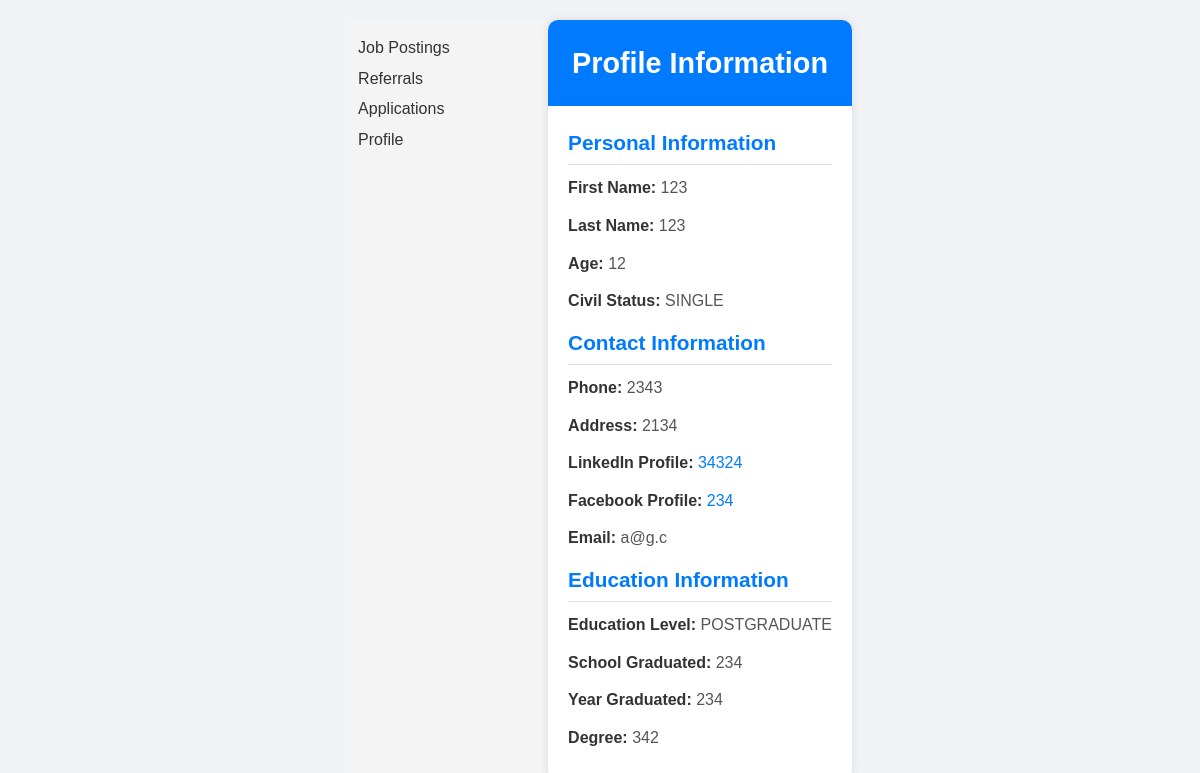
/applicant/profile.php (signed in), run on an earlier commit of the app's database.
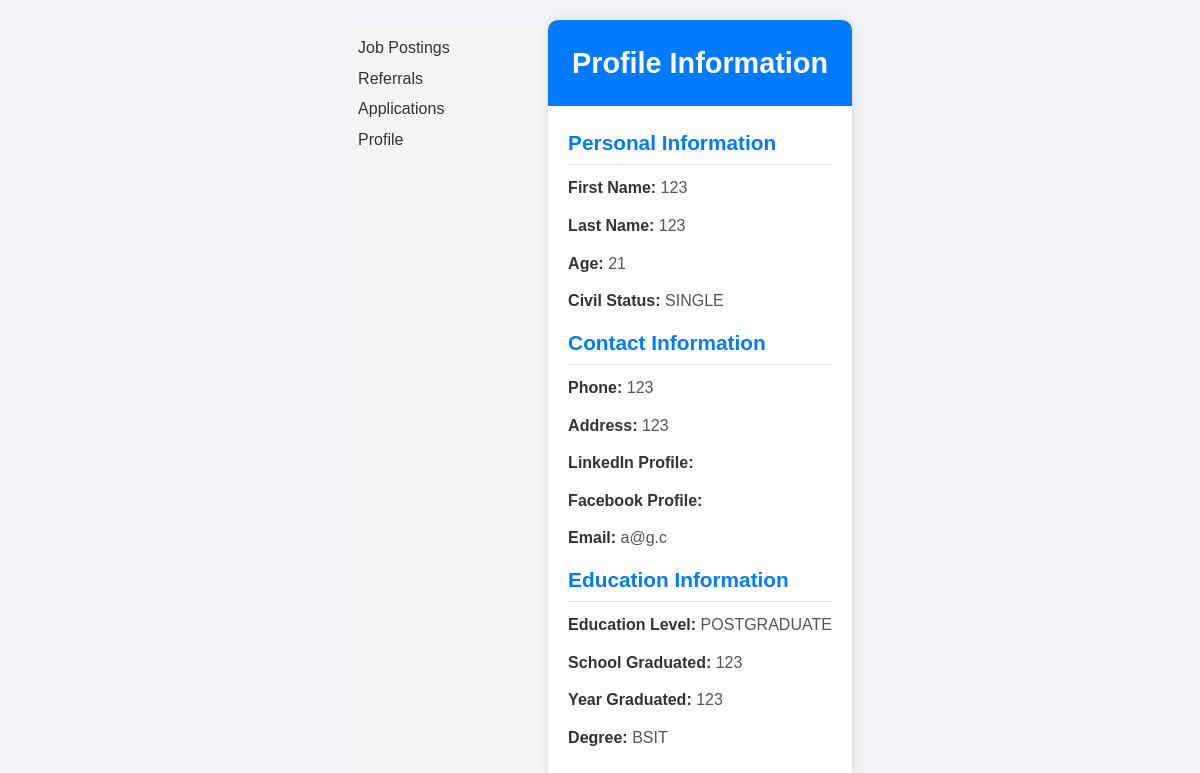
And on a later commit of the database.
### tables this page shows
CREATE TABLE `profiles` (
  `profile_id` int(11) NOT NULL,
  `user_id` int(11) NOT NULL,
  `fname` varchar(100) NOT NULL,
  `lname` varchar(100) NOT NULL,
  `age` int(11) DEFAULT NULL,
  `phone` varchar(45) DEFAULT NULL,
  `address` varchar(255) DEFAULT NULL,
  `civil_status` varchar(45) DEFAULT NULL,
  `linkedin_link` varchar(255) DEFAULT NULL,
  `facebook_link` varchar(255) DEFAULT NULL,
  `referral_code` varchar(100) DEFAULT NULL,
  `education_level` enum('PRIMARY','SECONDARY','TERTIARY','POSTGRADUATE') DEFAULT NULL,
  `school_graduated` varchar(255) DEFAULT NULL,
  `year_graduated` varchar(4) DEFAULT NULL,
  `degree` varchar(255) DEFAULT NULL
);

CREATE TABLE `users` (
  `user_id` int(11) NOT NULL,
  `email` varchar(100) NOT NULL,
  `password` varchar(255) NOT NULL,
  `role` enum('APPLICANT','RECRUITER','USER_ADMIN') NOT NULL,
  `last_login` datetime DEFAULT NULL,
  `registration_date` datetime NOT NULL DEFAULT current_timestamp(),
  `status` enum('ACTIVE','INACTIVE','BANNED') DEFAULT 'ACTIVE'
);

### applicant/profile.php (the view, shortened to what this page needs)
<?php
include '../db.php';
include 'sidebar.php';
$user_id = $_SESSION['user_id'];
$profile_sql = "SELECT * FROM profiles WHERE user_id = ?";
$profile_stmt = $conn->prepare($profile_sql);
$profile_stmt->bind_param("i", $user_id);
$profile_stmt->execute();
$profile_result = $profile_stmt->get_result();
$profile = $profile_result->fetch_assoc();
$user_sql = "SELECT email FROM users WHERE user_id = ?";
$user_stmt = $conn->prepare($user_sql);
$user_stmt->bind_param("i", $user_id);
$user_stmt->execute();
$user_result = $user_stmt->get_result();
$user = $user_result->fetch_assoc();
?>
<!DOCTYPE html>
<html lang="en">
<head>
</head>
<body>
    <div class="profile-container">
        <div class="profile-header">
            <h2>Profile Information</h2>
        </div>
        <div class="profile-info">
            <div>
                <h3 class="section-title">Personal Information</h3>
                <p><strong>First Name:</strong> <?php echo htmlspecialchars($profile['fname']); ?></p>
                <p><strong>Last Name:</strong> <?php echo htmlspecialchars($profile['lname']); ?></p>
                <p><strong>Age:</strong> <?php echo htmlspecialchars($profile['age']); ?></p>
                <p><strong>Civil Status:</strong> <?php echo htmlspecialchars($profile['civil_status']); ?></p>
            </div>
            <div>
                <h3 class="section-title">Contact Information</h3>
                <p><strong>Phone:</strong> <?php echo htmlspecialchars($profile['phone']); ?></p>
                <p><strong>Address:</strong> <?php echo htmlspecialchars($profile['address']); ?></p>
                <p><strong>LinkedIn Profile:</strong>
                    <a href="<?php echo htmlspecialchars($profile['linkedin_link']); ?>" target="_blank">
                        <?php echo htmlspecialchars($profile['linkedin_link']); ?>
                    </a>
                </p>
                <p><strong>Facebook Profile:</strong>
                    <a href="<?php echo htmlspecialchars($profile['facebook_link']); ?>" target="_blank">
                        <?php echo htmlspecialchars($profile['facebook_link']); ?>
                    </a>
                </p>
                <p><strong>Email:</strong> <?php echo htmlspecialchars($user['email']); ?></p>
            </div>
            <div>
                <h3 class="section-title">Education Information</h3>
                <p><strong>Education Level:</strong> <?php echo htmlspecialchars($profile['education_level']); ?></p>
                <p><strong>School Graduated:</strong> <?php echo htmlspecialchars($profile['school_graduated']); ?></p>
                <p><strong>Year Graduated:</strong> <?php echo htmlspecialchars($profile['year_graduated']); ?></p>
                <p><strong>Degree:</strong> <?php echo htmlspecialchars($profile['degree']); ?></p>
            </div>
        </div>
    </div>
</body>
</html>

### applicant/sidebar.php (shortened to what this page needs)
<div class="sidebar">
    <ul>
        <li><a href="view_job.php">Job Postings</a></li>
        <li><a href="referrals.php">Referrals</a></li>
        <li><a href="application.php">Applications</a></li>
        <li><a href="profile.php">Profile</a></li>
    </ul>
</div>

### applicant/sidebar.php (style rules this page uses)
.sidebar { width: 200px; padding: 10px; background-color: #f4f4f4; }
.sidebar ul { list-style-type: none; padding: 0; }
.sidebar ul li { margin: 5px 0; }
.sidebar ul li a { text-decoration: none; color: #333; font-size: 16px; }

### applicant/profile.php (style rules this page uses)
* { box-sizing: border-box; margin: 0; padding: 0; }
body { font-family: Arial, sans-serif; background-color: #f0f2f5; color: #333; line-height: 1.6; padding: 20px; display: flex; justify-content: center; }
.profile-container { max-width: 650px; background-color: #fff; box-shadow: 0 0 10px rgba(0, 0, 0, 0.1); border-radius: 10px; overflow: hidden; }
.profile-header { background-color: #007bff; color: white; text-align: center; padding: 20px; }
.profile-header h2 { font-size: 1.8rem; }
.profile-info { padding: 20px; }
.section-title { font-size: 1.3rem; color: #007bff; border-bottom: 1px solid #e0e0e0; padding-bottom: 5px; margin-bottom: 10px; }
.profile-info p { margin-bottom: 12px; color: #555; font-size: 1rem; }
.profile-info p strong { color: #333; }
.profile-info a { color: #007bff; text-decoration: none; }

What changed in the data, as far as the page shows it:
removed profiles: fname "123", lname "123", age "12", civil_status "SINGLE", phone "2343", address "2134", linkedin_link "34324", facebook_link "234", education_level "POSTGRADUATE", school_graduated "234", year_graduated "234", degree "342"
added profiles: fname "123", lname "123", age "21", civil_status "SINGLE", phone "123", address "123", education_level "POSTGRADUATE", school_graduated "123", year_graduated "123", degree "BSIT"
